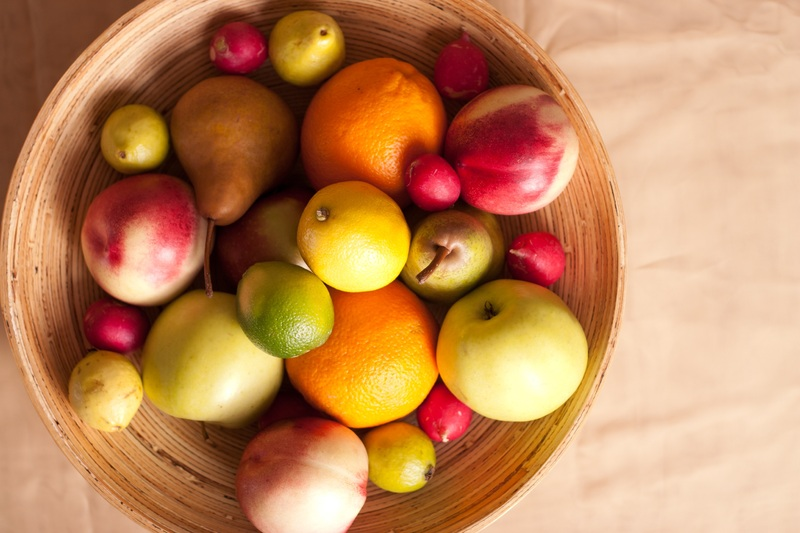
#> input picture data/raw/fruits.jpg, 800 x 533 px; its folder holds only this picture in this run
$ python data_preparation.py
#> lines starting #> are read from the running program, lines starting #| are printed output that depends on the picture
#> in create_color_gray_pairs, color_image is the input picture: PIL image 800x533 RGB; mean R, G, B 190.8, 134.3, 88.6
from PIL import Image # для работы с изображениями
import numpy as np # для работы с массивами
from pathlib import Path # для удобной работы с путями файлов

# 1 способ преобразования цветного изображения в ч/б: gray = (R + G + B) / 3
def rgb_to_gray_average(color_img):
    """
    Конвертирует RGB изображение в grayscale методом усреднения.
    Args:
        color_img: PIL.Image в режиме RGB
    Returns:
        PIL.Image в режиме L (grayscale)
    Formula:
        gray = (R + G + B) / 3
    """
    color_array = np.array(color_img) # Преобразовываем изображение в массив numpy
    height, width, channels = color_array.shape
    gray_array = np.zeros((height, width), dtype=np.uint8)

    for i in range(height):
        for j in range(width):
            sum_rgb = 0.0
            for k in range(channels):
                sum_rgb += color_array[i, j, k]
            gray_array[i][j] = int(sum_rgb / 3.0)

    gray_image = Image.fromarray(gray_array) # Преобразовываем массив numpy в изображение
    return gray_image

# 2 способ преобразования цветного изображения в ч/б: через формулу яркости (gray = 0.299*R + 0.587*G + 0.114*B)
def rgb_to_gray_luma(color_img):
    """
    Конвертирует RGB изображение в grayscale через формулу яркости.
    Args:
        color_img: PIL.Image в режиме RGB
    Returns:
        PIL.Image в режиме L (grayscale)
    Formula:
        gray = 0.299*R + 0.587*G + 0.114*B
    """
    color_array = np.array(color_img).astype(np.float32) # Преобразовываем изображение в массив numpy
    height, width, channels = color_array.shape
#> height = 533; width = 800; channels = 3
    gray_array = np.zeros((height, width), dtype=np.float32)

    for i in range(height):
        for j in range(width):
            gray_array[i][j] = (
                0.299 * color_array[i][j][0] +
                0.587 * color_array[i][j][1] +
                0.114 * color_array[i][j][2]
            )
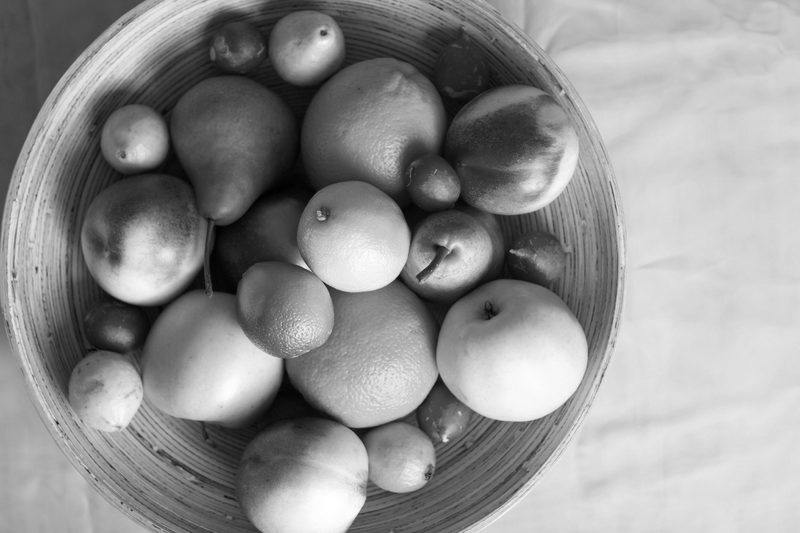
#> gray_array: shape (533, 800) float32; min 0, max 255, mean 146

    gray_array = np.clip(gray_array, 0, 255).astype(np.uint8)
    gray_image = Image.fromarray(gray_array) # Преобразовываем массив numpy в изображение
    return gray_image

# Функция преобразования цветного изображения в ч/б с выбором метода
def rgb_to_gray(image, method='luma'):
    """
    Конвертирует RGB изображение в grayscale.
    Args:
        image: PIL.Image в режиме RGB
        method: метод конвертации в ч/б ('luma', 'average', или 'pil')
    Returns:
        PIL.Image в режиме L (grayscale)
    """
    if method == 'average':
        return rgb_to_gray_average(image)
    elif method == 'luma':
        return rgb_to_gray_luma(image)
    elif method == 'pil':
        return image.convert('L') # Стандартный метод
    else:
        raise ValueError(f"Unknown method: {method}. Use 'average', 'luma' or 'pil'")

# Создает пары: цветное фото → ч/б фото
def create_color_gray_pairs(color_folder, output_folder, method='luma'):
    """
    Создает пары: цветное фото → ч/б фото
    Args:
        color_folder: папка с исходными цветными фото
        output_folder: куда сохранять пары (создаст подпапки color/ и gray/)
        method: метод конвертации в ч/б ('luma', 'average', или 'pil')
    """
    # Преобразовываем путь к папке из строки к Path
    color_path = Path(color_folder)
    output_path = Path(output_folder)

    # Создаем папки для сохранения изображений
    color_out = output_path / 'color'
    gray_out = output_path / 'gray'
    color_out.mkdir(parents=True, exist_ok=True)
    gray_out.mkdir(parents=True, exist_ok=True)

    # Поддерживаемые форматы
    photo_extensions = ['.jpg', '.jpeg', '.png', '.bmp']

    processed = 0  # Сколько обработали успешно
    failed = 0  # Сколько не получилось

    for file_path  in color_path.iterdir():
        # Пропускаем если это не файл
        if not file_path.is_file():
            continue

        # Пропускаем если неподходящее расширение
        if file_path.suffix.lower() not in photo_extensions:
            continue

        try:
            color_image = Image.open(file_path)
            if color_image.mode != 'RGB':
                color_image = color_image.convert('RGB')

            # Сохраняем цветное фото в папку color/
            color_save_path = color_out / f"{file_path.stem}.png"
            color_image.save(color_save_path, 'PNG')  # Сохраняем как PNG

            gray_image = rgb_to_gray(color_image, method)
            gray_save_path = gray_out / f"{file_path.stem}.png"
            gray_image.save(gray_save_path, 'PNG')

            processed += 1
            if processed % 10 == 0:
                print(f"Обработано: {processed} файлов")

        except Exception as e:
            failed += 1
            print(f"Ошибка с файлом {file_path.name}: {e}")

    print(f"\nГотово!")
    print(f"Успешно: {processed} пар")
    print(f"Не удалось: {failed} файлов")

if __name__ == "__main__":
    # Тест функции для создания пар (цветное фото → ч/б фото)
    create_color_gray_pairs(
        color_folder='../data/raw',
        output_folder='../data/processed',
        method='luma'
    )

$ run again, on data/raw/lighthouse.png
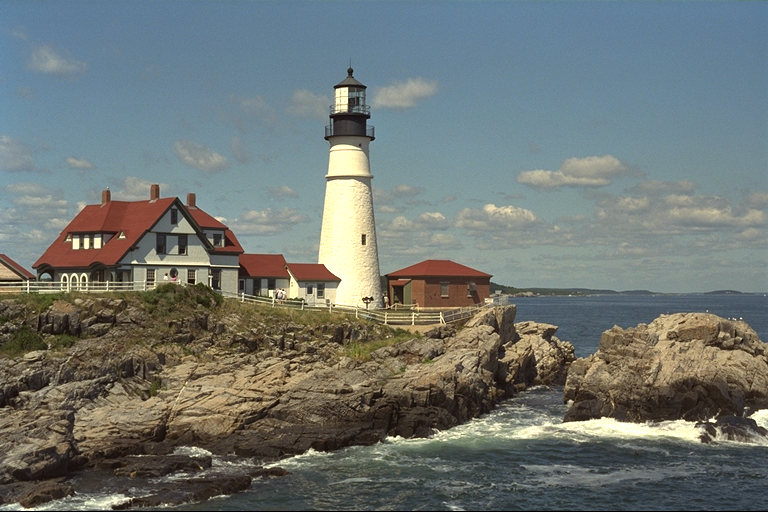
#> input picture data/raw/lighthouse.png, 768 x 512 px
#> in create_color_gray_pairs, color_image is the input picture: PIL image 768x512 RGB; mean R, G, B 111.6, 118, 114.5
#> after the loop in rgb_to_gray_luma, `for i in range(height):`:
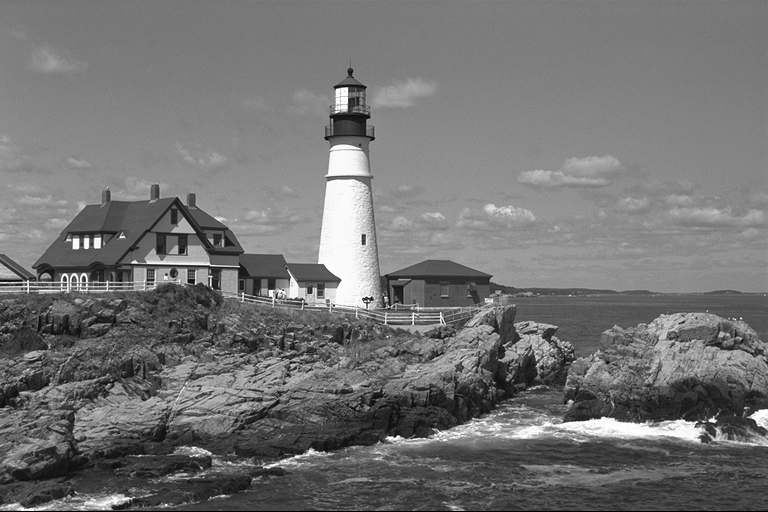
#> gray_array: shape (512, 768) float32; min 0, max 255, mean 115.7

$ run again, on data/raw/pencils.jpg
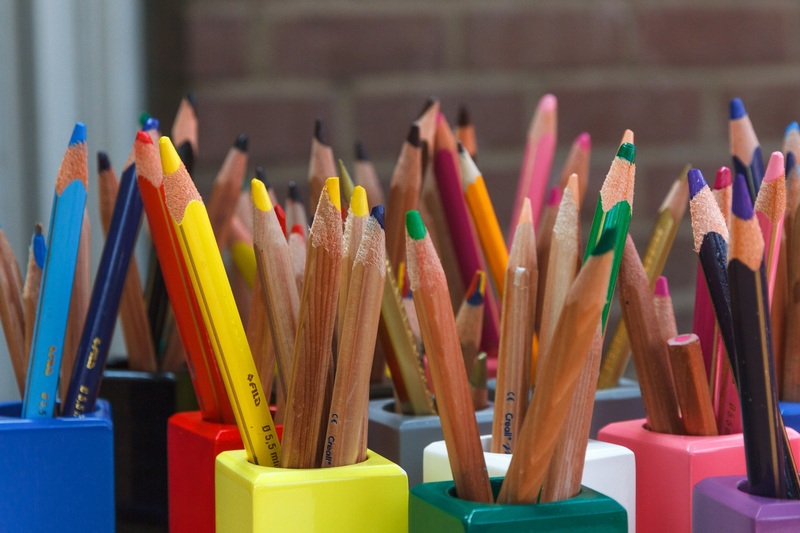
#> input picture data/raw/pencils.jpg, 800 x 533 px
#> in create_color_gray_pairs, color_image is the input picture: PIL image 800x533 RGB; mean R, G, B 113.9, 88.8, 76.9
#> after the loop in rgb_to_gray_luma, `for i in range(height):`:
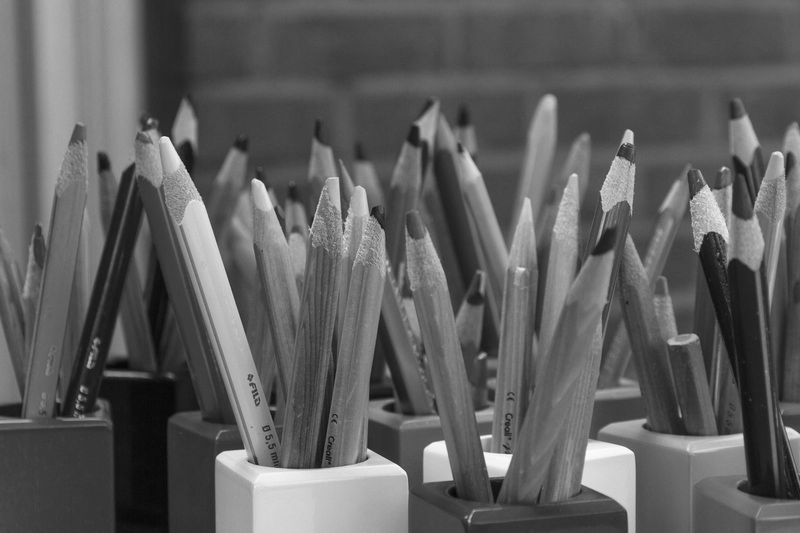
#> gray_array: shape (533, 800) float32; min 6.71, max 254.7, mean 95
